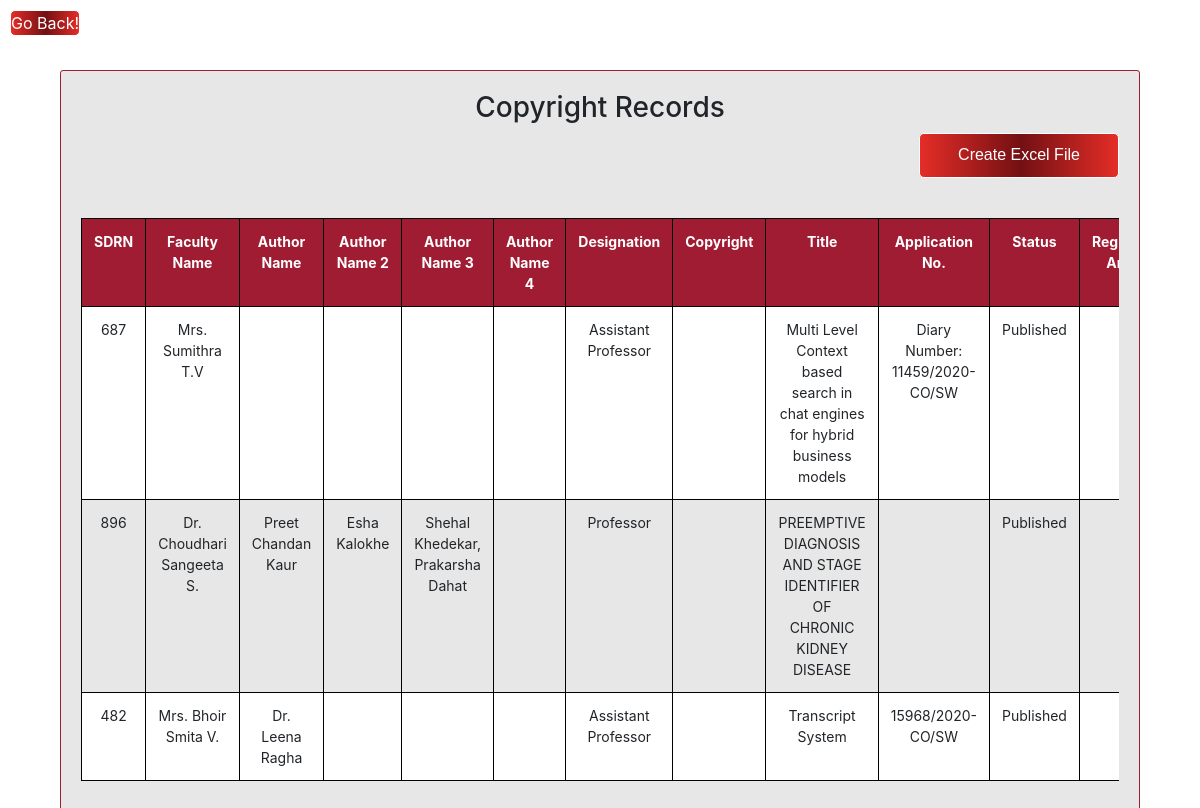
/Faculty/src/Details_show/show_copyright.php (signed in), run on the app's committed database.
### tables this page shows
CREATE TABLE `copyright` (
  `id` int(11) NOT NULL,
  `sdrn` varchar(20) NOT NULL,
  `faculty_name` varchar(128) NOT NULL,
  `author1` varchar(128) NOT NULL,
  `author2` varchar(128) NOT NULL,
  `author3` varchar(128) NOT NULL,
  `author4` varchar(128) NOT NULL,
  `designation` varchar(128) NOT NULL,
  `copyright` varchar(128) NOT NULL,
  `title` varchar(128) NOT NULL,
  `application_no` varchar(128) NOT NULL,
  `status` varchar(128) NOT NULL,
  `reg_amount` int(128) NOT NULL,
  `amount_funded` int(128) NOT NULL,
  `reg_date` date NOT NULL,
  `publisher` varchar(255) NOT NULL,
  `ntnl` varchar(255) NOT NULL,
  `institute` varchar(255) NOT NULL,
  `opt1` varchar(128) NOT NULL,
  `opt2` varchar(128) NOT NULL,
  `opt3` varchar(128) NOT NULL
);

### Faculty/src/Details_show/show_copyright.php (the view, shortened to what this page needs)
<!DOCTYPE html>
<html lang="en">
    <head>
        <link rel="stylesheet" href="../../css/internal_css.css">
        <link rel="stylesheet" href="../../css/util.css">
        <link rel="stylesheet" href="https://maxcdn.bootstrapcdn.com/bootstrap/4.3.1/css/bootstrap.min.css">
    </head>
    <body>
    <input id= "goback" type="button" value="Go Back!" onclick="history.back(-1)" />
        <div id="copyright">
            <h3 class="text-center">Copyright Records</h3>
            <button name="pdf_copyright" id="pdf_copyright" >Create Excel File</button>
            <div id="copyright_tab">
                <?php
                    if (isset($_SESSION['sdrn'])){
                        echo'<div class="table-responsive">
                        <table class="table table-bordered" >
                        <tr>
                        <th>SDRN</th>
                        <th>Faculty Name</th>
                        <th>Author Name</th>
                        <th>Author Name 2</th>
                        <th>Author Name 3</th>
                        <th>Author Name 4</th>
                        <th>Designation</th>
                        <th>Copyright</th>
                        <th>Title</th>
                        <th>Application No.</th>
                        <th>Status</th>
                        <th>Registration Amount</th>
                        <th>Amount Funded</th>
                        <th>Registeration Date</th>
                        <th>Publisher</th>
                        <th>Ntnl/Intnl</th>
                        <th>Name of Institute</th>
                        <th>Category</th>
                        <th>Option 1</th>
                        <th>Option 2</th>
                        <th>Update</th>
                        </tr>  ';
                        function fetch_copyright(){
                        $id = $_SESSION['sdrn'];
                        $First_name= $_SESSION['First_name'];
                        $Middle_name= $_SESSION['Middle_name'];
                        $Last_name= $_SESSION['Last_name'];
                        $faculty_name = $First_name." ".$Middle_name." ".$Last_name;
                        $output1 = '';
                        $connect = mysqli_connect("localhost", "root", "", "test");
                        $sql1 = "SELECT * FROM copyright where sdrn = '$id' OR author1 = '$faculty_name' OR author2 = '$faculty_name'
                        OR author3 = '$faculty_name' OR author4 = '$faculty_name' ";
                        $result1 = mysqli_query($connect, $sql1);
                        while($row = mysqli_fetch_array($result1)){
                            $output1 .= '<tr>
                            <td>'.$row["sdrn"].'</td>
                            <td>'.$row["faculty_name"].'</td>
                            <td>'.$row["author1"].'</td>
                            <td>'.$row["author2"].'</td>
                            <td>'.$row["author3"].'</td>
                            <td>'.$row["author4"].'</td>
                            <td>'.$row["designation"].'</td>
                            <td>'.$row["copyright"].'</td>
                            <td>'.$row["title"].'</td>
                            <td>'.$row["application_no"].'</td>
                            <td>'.$row["status"].'</td>
                            <td>'.$row["reg_amount"].'</td>
                            <td>'.$row["amount_funded"].'</td>
                            <td>'.$row["reg_date"].'</td>
                            <td>'.$row["publisher"].'</td>
                            <td>'.$row["ntnl"].'</td>
                            <td>'.$row["institute"].'</td>
                            <td>'.$row["opt1"].'</td>
                            <td>'.$row["opt2"].'</td>
                            <td>'.$row["opt3"].'</td>
                            <td><a href="../Details_update/copyrightupdate.php?id='.$row["id"].'">Update</a></td>
                            </tr> ';
                        }
                        return $output1;
                        }
                        echo fetch_copyright();
                        echo '</table>  </div><br />';
                    }
                ?>
            </div>
        </div>
    </body>
</html>

### Faculty/css/internal_css.css (style rules this page uses)
* { margin: 0px; padding: 0px; box-sizing: border-box; }
body, html { height: auto; font-family: Poppins-Regular, sans-serif; }
h1,h2,h3,h4,h5,h6 { margin: 0px; }
button { outline: none !important; border: none; background: transparent; }
#goback { background-image: linear-gradient(to right, #e52d27 0%, #731013 51%, #e52d27 100%); color:#ffffff; border:1px solid #fff; border-radius:5px; margin: 10px; }
.table { width: 100%; border-collapse: collapse; }
.table td,.table th { padding:12px 15px; border:1px solid black!important; text-align: center; font-size:14px; }
.table th { background-color: #9F1C33; color:#ffffff; }
.table tr:nth-child(even) { background-color: white; }
div#copyright { background-color:#e7e7e7; border-radius:3px; border:1px solid #9F1C33; margin-left: 5%; margin-right: 5%; margin-top : 2%; padding : 20px; }
#pdf_copyright { width: 200px; height:45px; margin-bottom:40px; border-radius:5px; background-image: linear-gradient(to right, #e52d27 0%, #731013 51%, #e52d27 100%); border:1px solid #fff; color:#fff; font-family:'Raleway',sans-serif; float :right; }
html { height: auto; }
.table td,.table th { border:1px solid black; }
button { margin:10px; width: 250px; height: 50px; border-radius:5px; background:#9F1C33; color:white; border:1px solid #fff; font-size: 16px; padding: 5px; }

### data on the page
copyright: sdrn "687", faculty_name "Mrs. Sumithra T.V", designation "Assistant Professor", title "Multi Level Context based search in chat engines for hybrid business models", application_no "Diary Number: 11459/2020-CO/SW", status "Published"
copyright: sdrn "896", faculty_name "Dr. Choudhari Sangeeta S.", author1 "Preet Chandan Kaur", author2 "Esha Kalokhe", author3 "Shehal Khedekar, Prakarsha Dahat", designation "Professor", title "PREEMPTIVE DIAGNOSIS AND STAGE IDENTIFIER OF CHRONIC KIDNEY DISEASE", status "Published"
copyright: sdrn "482", faculty_name "Mrs. Bhoir Smita V.", author1 "Dr. Leena Ragha", designation "Assistant Professor", title "Transcript System", application_no "15968/2020-CO/SW", status "Published"
